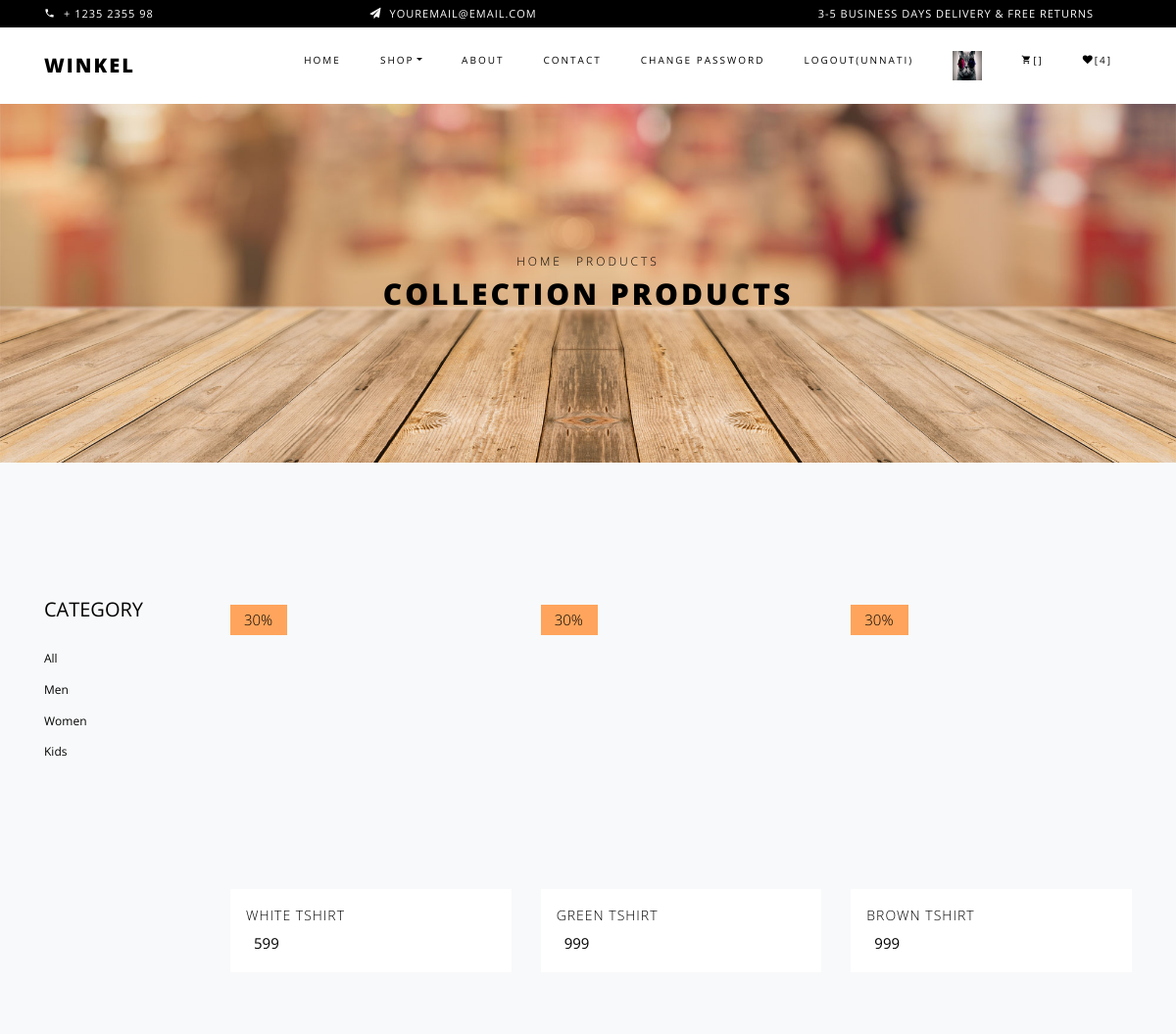
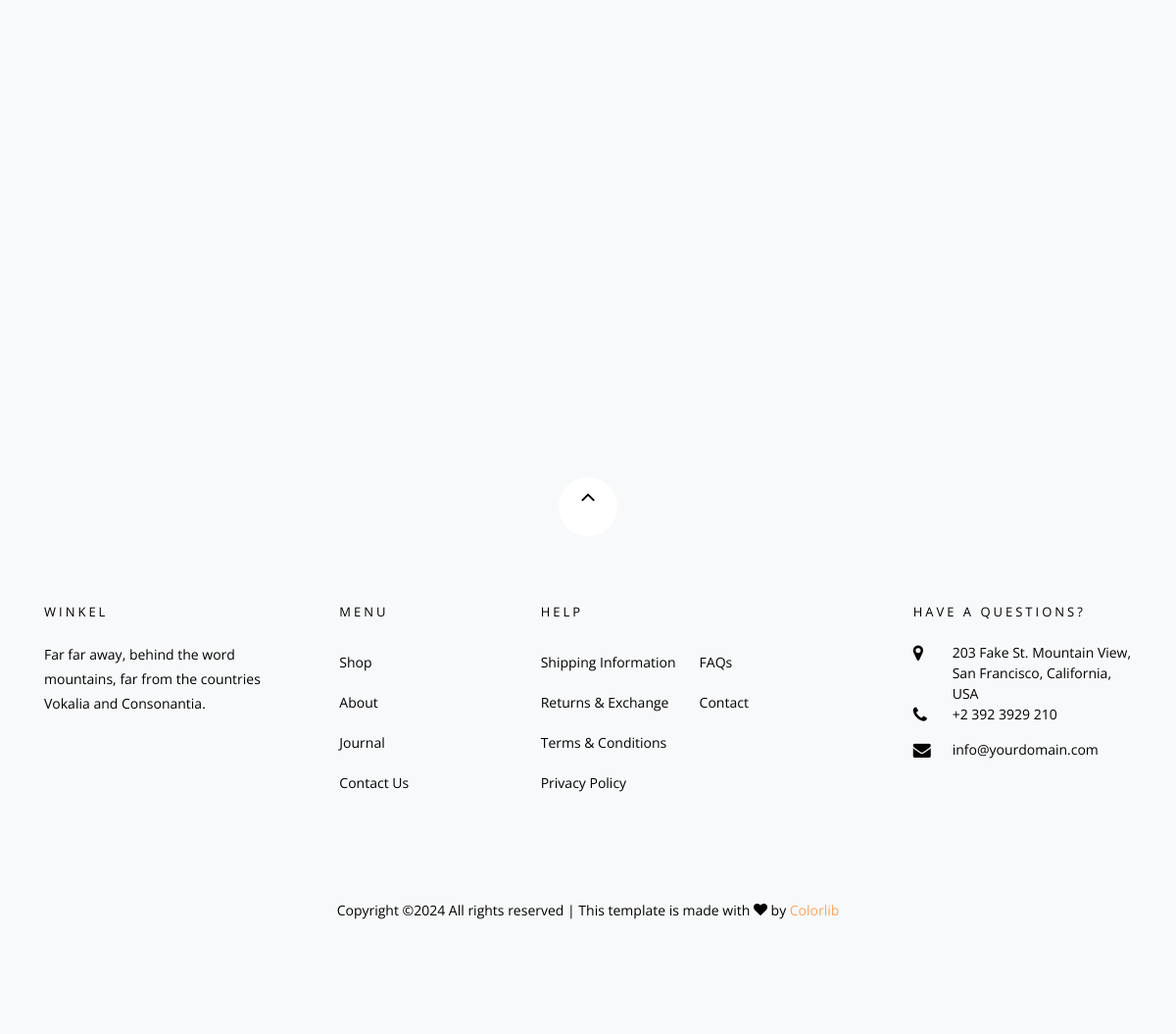
/wishlist/ (signed in), run on the app's committed database (2 pictures, top to bottom).
### myapp/models.py (models this page shows, shortened)
class User(models.Model):
	fname=models.CharField(max_length=100)
	lname=models.CharField(max_length=100)
	email=models.EmailField()
	mobile=models.PositiveIntegerField(max_length=100)
	address=models.TextField()
	password=models.CharField(max_length=100)
	profile_picture=models.ImageField(upload_to="profile_picture/",default="")
	usertype=models.CharField(max_length=100,default="buyer")

class Wishlist(models.Model):
	user=models.ForeignKey(User,on_delete=models.CASCADE)
	product=models.ForeignKey(Product,on_delete=models.CASCADE)
	date=models.DateTimeField(default=timezone.now)

class Product(models.Model):
	choice1=(
		    ("Men","Men"),
		    ("Women","Women"),
		    ("Kids","Kids"),
		)
	seller=models.ForeignKey(User,on_delete=models.CASCADE)
	product_category=models.CharField(max_length=100,choices=choice1)
	product_name=models.CharField(max_length=100)
	product_price=models.PositiveIntegerField()
	product_desc=models.TextField()
	product_image=models.ImageField(upload_to="product_image/")

### myapp/views.py (the view)
# urls.py: path('wishlist/',views.wishlist,name='wishlist'),
def wishlist(request):
	user=User.objects.get(email=request.session['email'])
	wishlists=Wishlist.objects.filter(user=user)
	request.session['wishlist_count']=len(wishlists)
	return render(request,'wishlist.html',{'wishlists':wishlists})

### myapp/templates/wishlist.html (shortened to what this page needs)
{% extends 'header.html'%}
{% load static %}
{% block content %}
<!DOCTYPE html>
<html lang="en">
  <head>
  </head>
    <div class="hero-wrap hero-bread" style="background-image: url('{% static 'images/bg_6.jpg' %}');">
      <div class="container">
        <div class="row no-gutters slider-text align-items-center justify-content-center">
          <div class="col-md-9 ftco-animate text-center">
          	<p class="breadcrumbs"><span class="mr-2"><a href="index.html">Home</a></span> <span>Products</span></p>
            <h1 class="mb-0 bread">Collection Products</h1>
          </div>
        </div>
      </div>
    </div>
    <section class="ftco-section bg-light">
    	<div class="container">
    		<div class="row">
    			<div class="col-md-8 col-lg-10 order-md-last">
    				<div class="row">
    					{% for i in wishlists %}
		    			<div class="col-sm-6 col-md-6 col-lg-4 ftco-animate">
		    				<div class="product">
		    					<a href="{% url 'single-product' pk=i.product.pk %}" class="img-prod"><img class="img-fluid" src="{{i.product.product_image.url}}" alt="Colorlib Template" style="width: 300px; height: 300px;">
		    						<span class="status">30%</span>
		    					</a>
		    					<div class="text py-3 px-3">
		    						<h3><a href="#">{{i.product.product_name}}</a></h3>
		    						<div class="d-flex">
		    							<div class="pricing">
				    						<p class="price">{{i.product.product_price}}</p>
				    					</div>
			    					</div>
		    					</div>
		    				</div>
		    			</div>
		    			{% endfor %}
		    		</div>
		    	</div>
		    	<div class="col-md-4 col-lg-2 sidebar">
		    		<div class="sidebar-box-2">
		    			<h2 class="heading mb-4"><a href="#">Category</a></h2>
		    			<ul>
		    				<li><a href="{% url 'product-category' cat='All' %}">All</a></li>
		    				<li><a href="{% url 'product-category' cat='Men' %}">Men</a></li>
								<li><a href="{% url 'product-category' cat='Women'%}">Women</a></li>
								<li><a href="{% url 'product-category' cat='Kids'%}">Kids</a></li>
		    			</ul>
		    		</div>
    			</div>
    		</div>
    	</div>
    </section>
  </body>
</html>
{% endblock %}

### myapp/templates/header.html (shortened to what this page needs)
{% load static %}
<!DOCTYPE html>
<html lang="en">
  <head>
    <link rel="stylesheet" href="{% static 'css/open-iconic-bootstrap.min.css'%}">
    <link rel="stylesheet" href="{% static 'css/animate.css'%}">
    <link rel="stylesheet" href="{% static 'css/owl.carousel.min.css'%}">
    <link rel="stylesheet" href="{% static 'css/owl.theme.default.min.css'%}">
    <link rel="stylesheet" href="{% static 'css/magnific-popup.css'%}">
    <link rel="stylesheet" href="{% static 'css/aos.css'%}">
    <link rel="stylesheet" href="{% static 'css/ionicons.min.css'%}">
    <link rel="stylesheet" href="{% static 'css/bootstrap-datepicker.css'%}">
    <link rel="stylesheet" href="{% static 'css/jquery.timepicker.css'%}">
    <link rel="stylesheet" href="{% static 'css/flaticon.css'%}">
    <link rel="stylesheet" href="{% static 'css/icomoon.css'%}">
    <link rel="stylesheet" href="{% static 'css/style.css'%}">
  </head>
  <body class="goto-here">
		<div class="py-1 bg-black">
    	<div class="container">
    		<div class="row no-gutters d-flex align-items-start align-items-center px-md-0">
	    		<div class="col-lg-12 d-block">
		    		<div class="row d-flex">
		    			<div class="col-md pr-4 d-flex topper align-items-center">
					    	<div class="icon mr-2 d-flex justify-content-center align-items-center"><span class="icon-phone2"></span></div>
						    <span class="text">+ 1235 2355 98</span>
					    </div>
					    <div class="col-md pr-4 d-flex topper align-items-center">
					    	<div class="icon mr-2 d-flex justify-content-center align-items-center"><span class="icon-paper-plane"></span></div>
						    <span class="text">youremail@email.com</span>
					    </div>
					    <div class="col-md-5 pr-4 d-flex topper align-items-center text-lg-right">
						    <span class="text">3-5 Business days delivery &amp; Free Returns</span>
					    </div>
				    </div>
			    </div>
		    </div>
		  </div>
    </div>
    <nav class="navbar navbar-expand-lg navbar-dark ftco_navbar bg-dark ftco-navbar-light" id="ftco-navbar">
	    <div class="container">
	      <a class="navbar-brand" href="/">Winkel</a>
	      <div class="collapse navbar-collapse" id="ftco-nav">
	        <ul class="navbar-nav ml-auto">
	          <li class="nav-item active"><a href="/" class="nav-link">Home</a></li>
	          <li class="nav-item dropdown">
              <a class="nav-link dropdown-toggle" href="#" id="dropdown04" data-toggle="dropdown" aria-haspopup="true" aria-expanded="false">Shop</a>
            </li>
	          <li class="nav-item"><a href="{% url 'about' %}" class="nav-link">About</a></li>
	          <li class="nav-item"><a href="{% url 'contact' %}" class="nav-link">Contact</a></li>
	          {% if request.session.email %}
	           <li class="nav-item"><a href="{% url 'change-password' %}" class="nav-link">Change Password</a></li>
	           <li class="nav-item"><a href="{% url 'logout' %}" class="nav-link">Logout({{request.session.fname}})</a></li>
	           <li class="nav-item"><a href="{% url 'profile' %}" class="nav-link"><img src="{{request.session.profile_picture}}" style="width:30px;height:30px;"></a></li>
	           <li class="nav-item cta cta-colored"><a href="{% url 'cart' %}" class="nav-link"><span class="icon-shopping_cart"></span>[{{request.session.cart_count}}]</a></li>
              <li class="nav-item cta cta-colored"><a href="{% url 'wishlist' %}" class="nav-link"><span class="icon-heart"></span>[{{request.session.wishlist_count}}]</a></li>
	          {% else %}
	           <li class="nav-item"><a href="{% url 'signup' %}" class="nav-link">Sign Up</a></li>
	           <li class="nav-item"><a href="{% url 'login' %}" class="nav-link">Login</a></li>
	          {% endif %}
	        </ul>
	      </div>
	    </div>
	  </nav>
    {% block content %}
    {% endblock %}
    <footer class="ftco-footer bg-light ftco-section">
      <div class="container">
      	<div class="row">
      		<div class="mouse">
						<a href="#" class="mouse-icon">
							<div class="mouse-wheel"><span class="ion-ios-arrow-up"></span></div>
						</a>
					</div>
      	</div>
        <div class="row mb-5">
          <div class="col-md">
            <div class="ftco-footer-widget mb-4">
              <h2 class="ftco-heading-2">Winkel</h2>
              <p>Far far away, behind the word mountains, far from the countries Vokalia and Consonantia.</p>
              <ul class="ftco-footer-social list-unstyled float-md-left float-lft mt-5">
              </ul>
            </div>
          </div>
          <div class="col-md">
            <div class="ftco-footer-widget mb-4 ml-md-5">
              <h2 class="ftco-heading-2">Menu</h2>
              <ul class="list-unstyled">
                <li><a href="#" class="py-2 d-block">Shop</a></li>
                <li><a href="#" class="py-2 d-block">About</a></li>
                <li><a href="#" class="py-2 d-block">Journal</a></li>
                <li><a href="#" class="py-2 d-block">Contact Us</a></li>
              </ul>
            </div>
          </div>
          <div class="col-md-4">
             <div class="ftco-footer-widget mb-4">
              <h2 class="ftco-heading-2">Help</h2>
              <div class="d-flex">
	              <ul class="list-unstyled mr-l-5 pr-l-3 mr-4">
	                <li><a href="#" class="py-2 d-block">Shipping Information</a></li>
	                <li><a href="#" class="py-2 d-block">Returns &amp; Exchange</a></li>
	                <li><a href="#" class="py-2 d-block">Terms &amp; Conditions</a></li>
	                <li><a href="#" class="py-2 d-block">Privacy Policy</a></li>
	              </ul>
	              <ul class="list-unstyled">
	                <li><a href="#" class="py-2 d-block">FAQs</a></li>
	                <li><a href="#" class="py-2 d-block">Contact</a></li>
	              </ul>
	            </div>
            </div>
          </div>
          <div class="col-md">
            <div class="ftco-footer-widget mb-4">
            	<h2 class="ftco-heading-2">Have a Questions?</h2>
            	<div class="block-23 mb-3">
	              <ul>
	                <li><span class="icon icon-map-marker"></span><span class="text">203 Fake St. Mountain View, San Francisco, California, USA</span></li>
	                <li><a href="#"><span class="icon icon-phone"></span><span class="text">+2 392 3929 210</span></a></li>
	                <li><a href="#"><span class="icon icon-envelope"></span><span class="text">info@yourdomain.com</span></a></li>
	              </ul>
	            </div>
            </div>
          </div>
        </div>
        <div class="row">
          <div class="col-md-12 text-center">
            <p>
						  Copyright &copy;<script>document.write(new Date().getFullYear());</script> All rights reserved | This template is made with <i class="icon-heart color-danger" aria-hidden="true"></i> by <a href="https://colorlib.com" target="_blank">Colorlib</a>
						</p>
          </div>
        </div>
      </div>
    </footer>
  </body>
</html>

### myapp/static/css/icomoon.css (style rules this page uses)
[class^="icon-"], [class*=" icon-"] { font-family: 'icomoon' !important; speak: none; font-style: normal; font-weight: normal; font-variant: normal; text-transform: none; line-height: 1; -webkit-font-smoothing: antialiased; -moz-osx-font-smoothing: grayscale; }
.icon-heart:before { content: "\f004"; }
.icon-map-marker:before { content: "\f041"; }
.icon-phone:before { content: "\f095"; }
.icon-envelope:before { content: "\f0e0"; }
.icon-paper-plane:before { content: "\f1d8"; }
.icon-phone2:before { content: "\e0cd"; }
.icon-shopping_cart:before { content: "\e8cc"; }

### data on the page
User: session.fname "UNNATI"
Wishlist: product.product_name "WHITE TSHIRT", product.product_price "599"
Wishlist: product.product_name "GREEN TSHIRT", product.product_price "999"
Wishlist: product.product_name "BROWN TSHIRT", product.product_price "999"

### other printed values
{{ request.session.wishlist_count }} "4"
